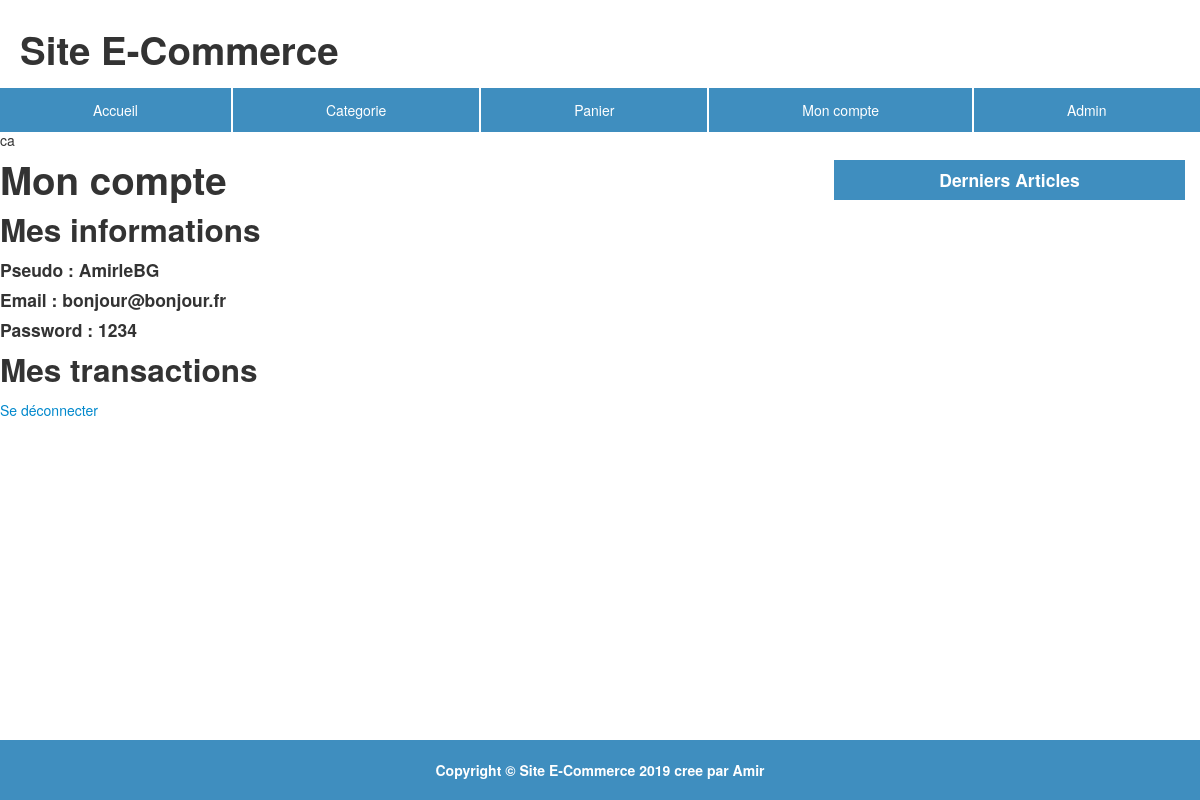
Page /my_account.php (signed in) on the committed database.
### tables this page shows
CREATE TABLE IF NOT EXISTS `users` (
  `id` int(11) NOT NULL AUTO_INCREMENT,
  `username` varchar(255) NOT NULL,
  `email` varchar(255) NOT NULL,
  `password` varchar(255) NOT NULL,
  PRIMARY KEY (`id`),
  UNIQUE KEY `id` (`id`)
);

### my_account.php (the view, shortened to what this page needs)
<?php
require_once('includes/header.php');
require_once('includes/sidebar.php');
?>
<h1>Mon compte</h1>
<h2>Mes informations</h2>
<?php
$user_id = $_SESSION['user_id'];
$select = $db->query("SELECT * FROM users WHERE id = '$user_id'");
while($s = $select->fetch(PDO::FETCH_OBJ)){
	?>
	<h4>Pseudo : <?php echo $s->username; ?></h4>
	<h4>Email : <?php echo $s->email; ?></h4>
	<h4>Password : <?php echo $s->password; ?></h4>
	<?php
}
?>
<h2>Mes transactions</h2>
<a href="disconnect.php">Se déconnecter</a>
<?php
require_once('includes/footer.php');
?>

### rows in the picture
users: username "AmirleBG", email "bonjour@bonjour.fr", password "1234"
